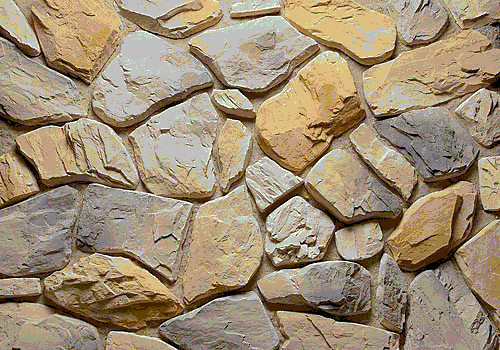
%> input picture 1/src/kamen.bmp, 500 x 350 px
$ octave pr1_4.m   (GNU Octave 9; MATLAB toolbox functions it lacks are replaced by stand-ins)
%> lines starting %> are read from the running program, lines starting %| are printed output that depends on the picture; in (x1, y1, x2, y2) boxes, pixels count from 0 and x2, y2 are one past the last pixel; in counts of white or black regions, pixels touching at a corner belong together; the program's own positions count from 1
[img, color_map] = imread('kamen.bmp');
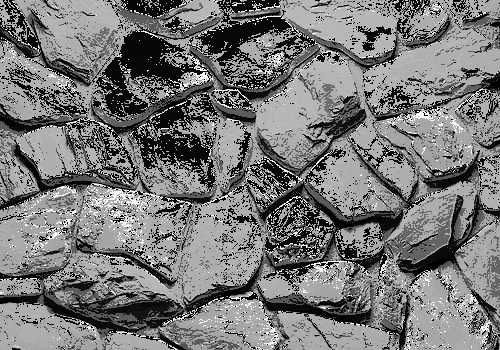
%> img: size 350x500 uint8; min 0, max 255, mean 119.6
%> color_map = 256 rows, first 12: [0 0 0; 0.502 0 0; 0 0.502 0; 0.502 0.502 0; 0 0 0.502; 0.502 0 0.502; 0 0.502 0.502; 0.753 0.753 0.753; 0.753 0.863 0.753; 0.651 0.792 0.941; 0.251 0.125 0; 0.376 0.125 0]
I = im2double(ind2gray(img, color_map));
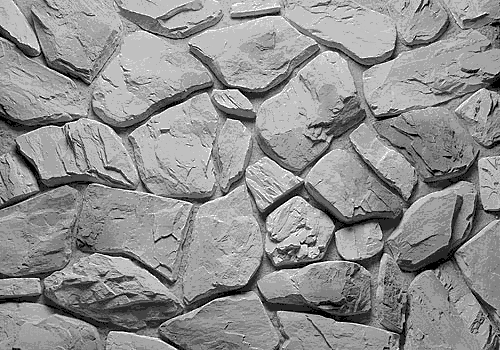
%> I: size 350x500 double; min 0, max 1, mean 0.564

level = 0.2;
BW = I > level; % бінаризація
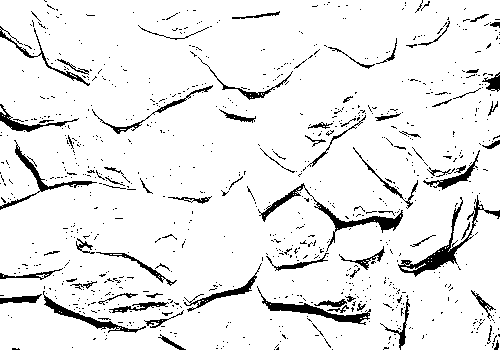
%> BW: size 350x500 logical; 92.2% white; 901 black regions (824 under 20 px), largest, box (x1, y1, x2, y2) and area: (398, 195, 500, 277) 1107, (258, 183, 403, 252) 1014, (257, 286, 371, 325) 785

f = figure;
subplot(1,3,1), imshow(img, color_map), title('Оригінал');
subplot(1,3,2), imshow(I), title('Відтінки сірого');
subplot(1,3,3), imshow(BW), title(['Бінаризація, поріг = ', num2str(level)]);
%> after `title(['Бінаризація, поріг = ', num2str(level)])`:
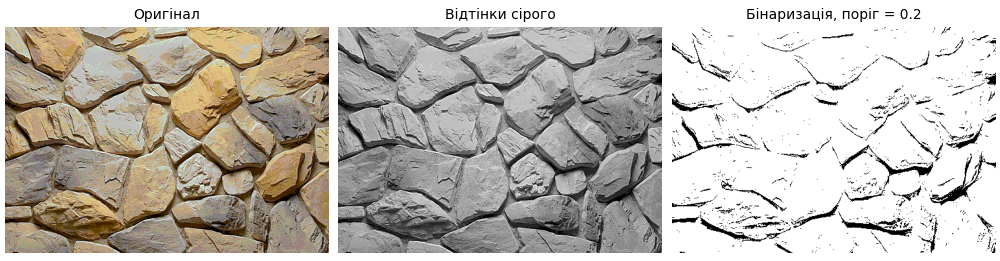
%> figure redrawn from the program's plot data, 3 panels

exportgraphics(f, [mfilename('fullpath') '.png'], 'Resolution', 300);

$ run again, with 1/src/rock.bmp copied over 1/src/kamen.bmp
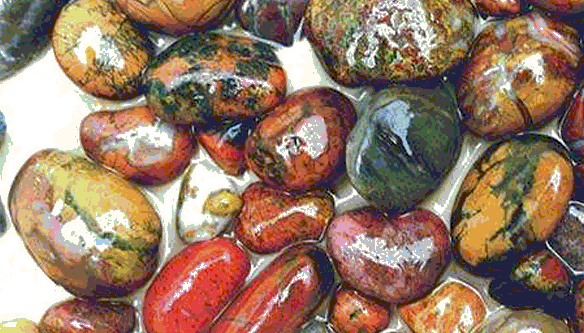
%> input picture 1/src/rock.bmp, 584 x 333 px
%> color_map = 256 rows, first 12: [0 0 0; 0.502 0 0; 0 0.502 0; 0.502 0.502 0; 0 0 0.502; 0.502 0 0.502; 0 0.502 0.502; 0.753 0.753 0.753; 0.753 0.863 0.753; 0.651 0.792 0.941; 0.251 0.125 0; 0.376 0.125 0]
%> `BW = I > level;`:
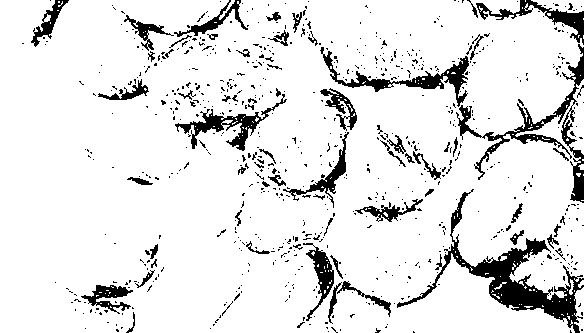
%> BW: size 333x584 logical; 89.3% white; 731 black regions (664 under 20 px), largest, box (x1, y1, x2, y2) and area: (397, 189, 584, 333) 4239, (456, 44, 584, 203) 2479, (320, 47, 469, 107) 1539
%> `title(['Бінаризація, поріг = ', num2str(level)])`:
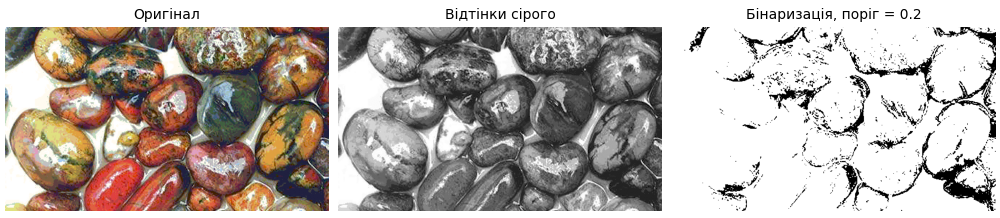
%> figure redrawn from the program's plot data, 3 panels
